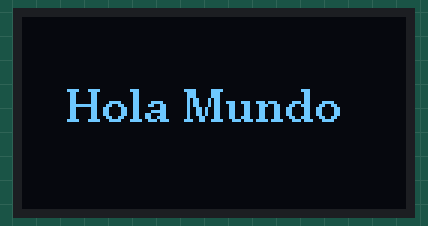
The sketch below on a simulated ESP32. Shown: 128×64 one-colour display.

Above: at 0.1 s.

The sketch:

hola_mundo.ino
```cpp
#include <U8g2lib.h>
#include <Wire.h>

#define SDA_PIN 1
#define SCL_PIN 2

U8G2_SH1106_128X64_NONAME_F_HW_I2C u8g2(U8G2_R0, U8X8_PIN_NONE);

void setup() {
  Wire.begin(SDA_PIN, SCL_PIN);
  u8g2.begin();
}

void loop() {
  u8g2.clearBuffer();
  u8g2.setFont(u8g2_font_ncenB10_tr);
  u8g2.drawStr(15, 35, "Hola Mundo");
  u8g2.sendBuffer();
}
```
